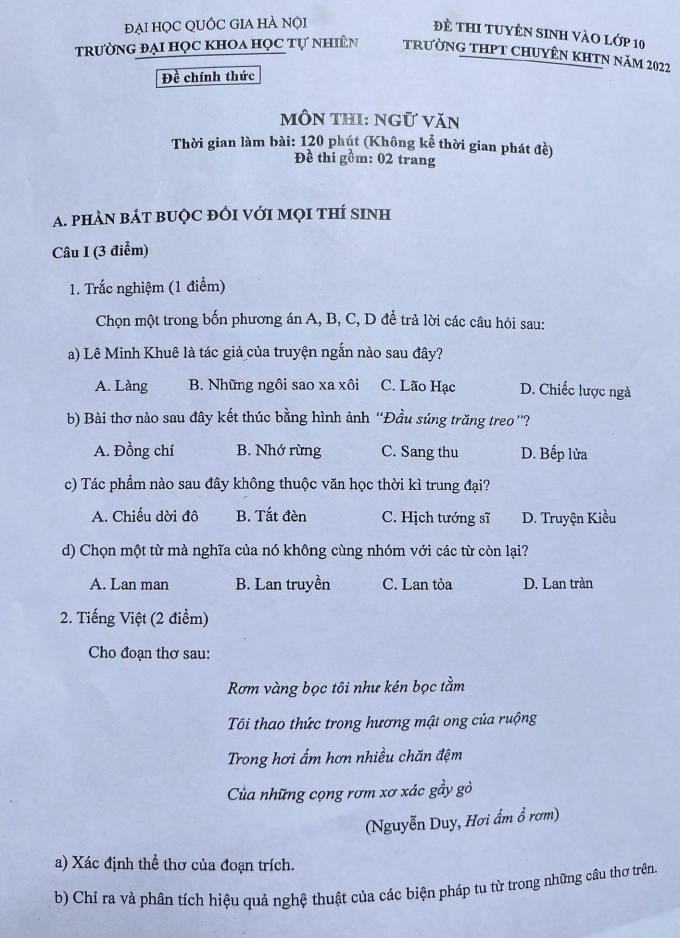
#> input picture server_pc/data/input/devan2.jpg, 680 x 938 px
$ python -i image.py   (imports and definitions only)
#> lines starting #> are read from the running program, lines starting #| are printed output that depends on the picture
import cv2
import numpy as np
from PIL import Image


def preprocess_image(image_path: str) -> str:
    """
    Preprocess image for better OCR results using OpenCV.

    Args:
        image_path: Path to the input image

    Returns:
        Path to the preprocessed image
    """
#> called with image_path = '../../server_pc/data/input/devan2.jpg'
    # Read the image
    img = cv2.imread(image_path)
#> img is the input picture: shape (938, 680, 3); mean B, G, R 217.8, 192.6, 181.1

    if img is None:
        raise ValueError(f"Could not read image from {image_path}")

    # Convert to grayscale
    gray = cv2.cvtColor(img, cv2.COLOR_BGR2GRAY)
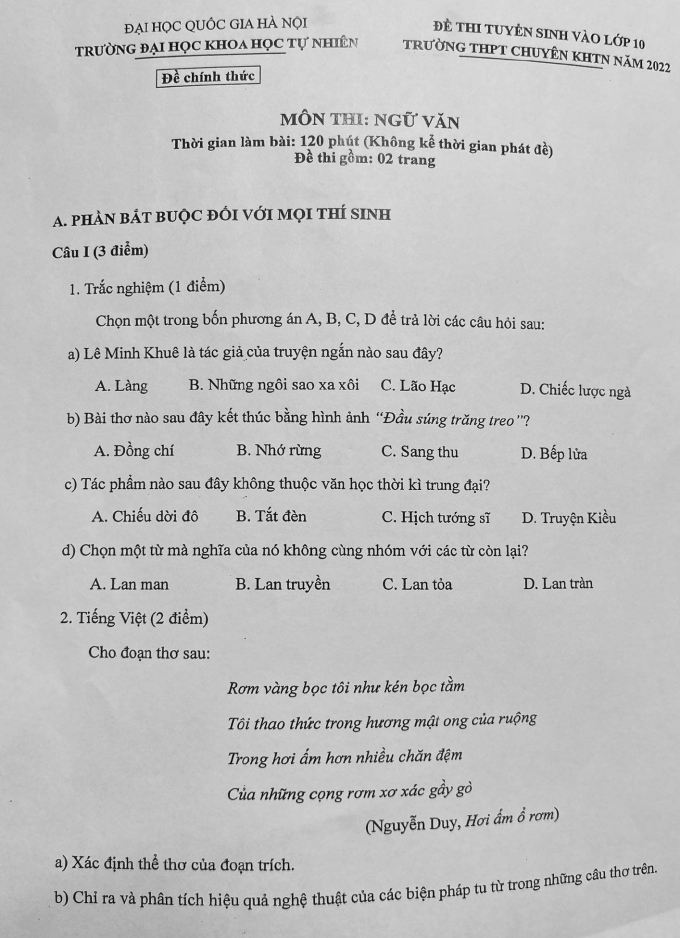
#> gray: shape (938, 680); min 6, max 245, mean 191.9

    # Apply Gaussian blur to reduce noise
    blurred = cv2.GaussianBlur(gray, (5, 5), 0)

    # Apply adaptive thresholding for better text detection
    thresh = cv2.adaptiveThreshold(
        blurred, 255, cv2.ADAPTIVE_THRESH_GAUSSIAN_C, cv2.THRESH_BINARY, 11, 2
    )
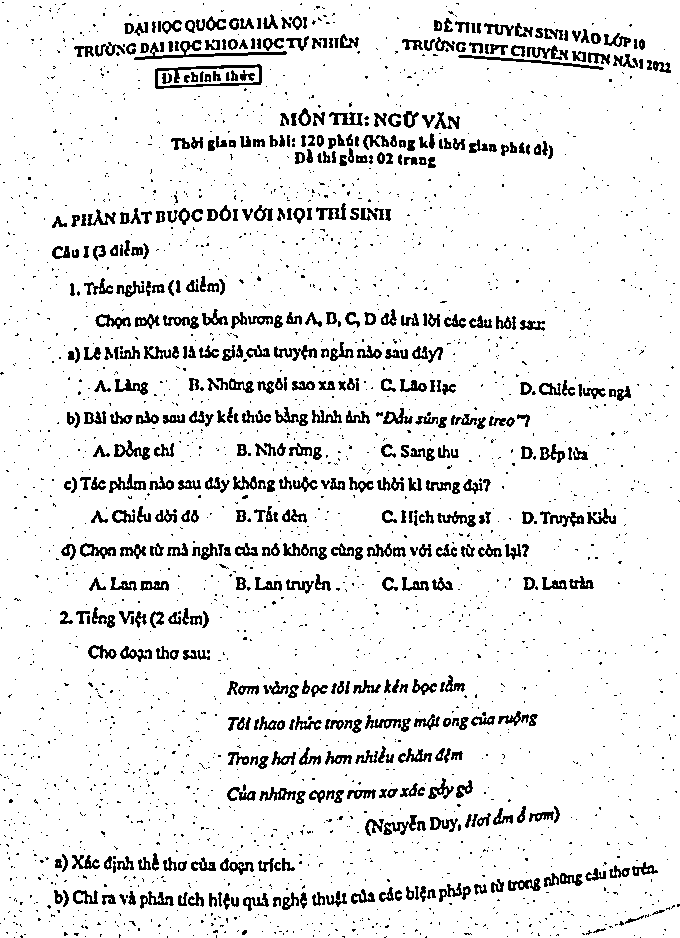
#> thresh: shape (938, 680); 91% white; black in thin lines or dots

    # Denoise
    denoised = cv2.fastNlMeansDenoising(thresh, h=10)

    # Save preprocessed image
#> (the run stopped early here; a loop or call above may not have finished)

$ run again, on server_pc/data/input/devan7.jpg
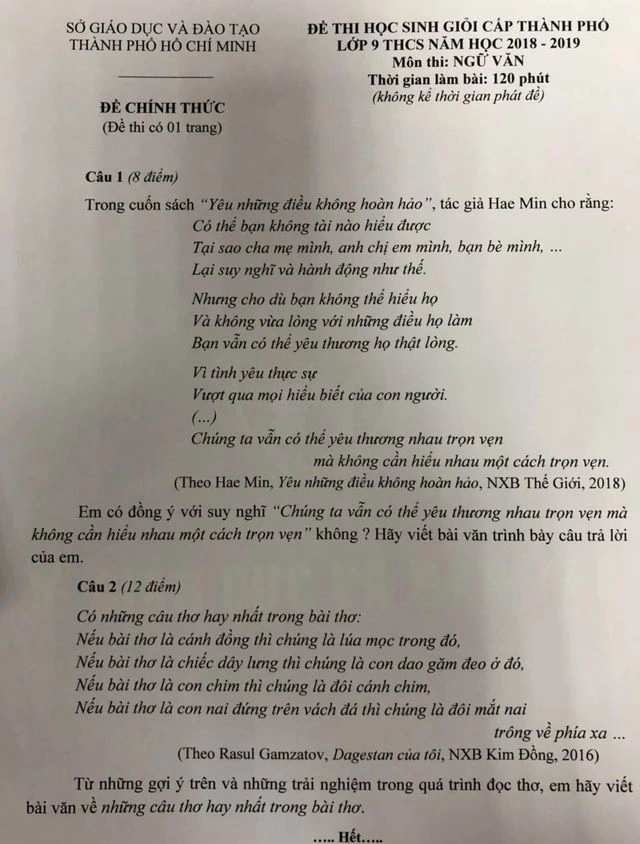
#> input picture server_pc/data/input/devan7.jpg, 640 x 844 px
#> in preprocess_image, img is the input picture: shape (844, 640, 3); mean B, G, R 149.9, 157.1, 163.1
#> in preprocess_image, `blurred = cv2.GaussianBlur(gray, (5, 5), 0)`:
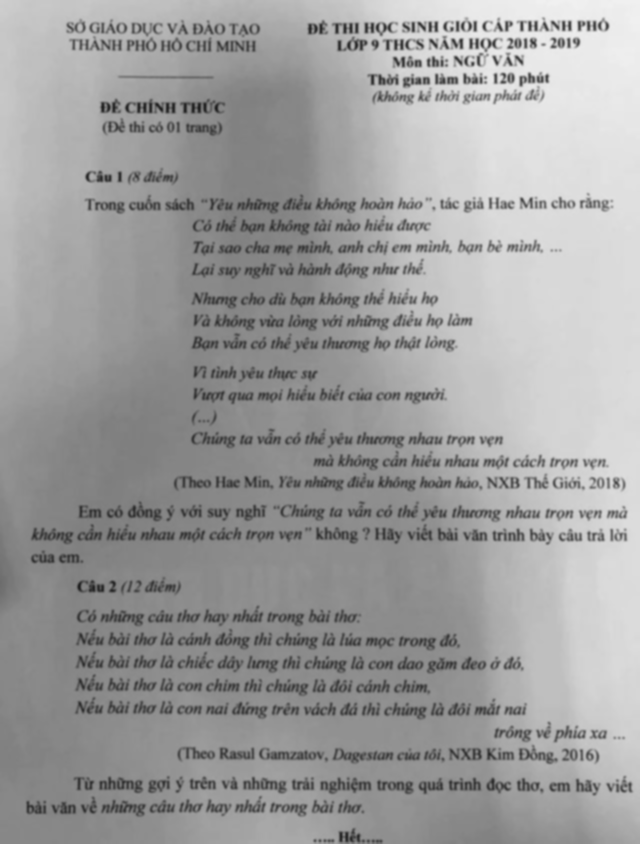
#> blurred: shape (844, 640); min 31, max 240, mean 158.1
#> in preprocess_image, `thresh = cv2.adaptiveThreshold( blurred, 255, cv2.ADAPTIVE_THRESH_GAUS..`:
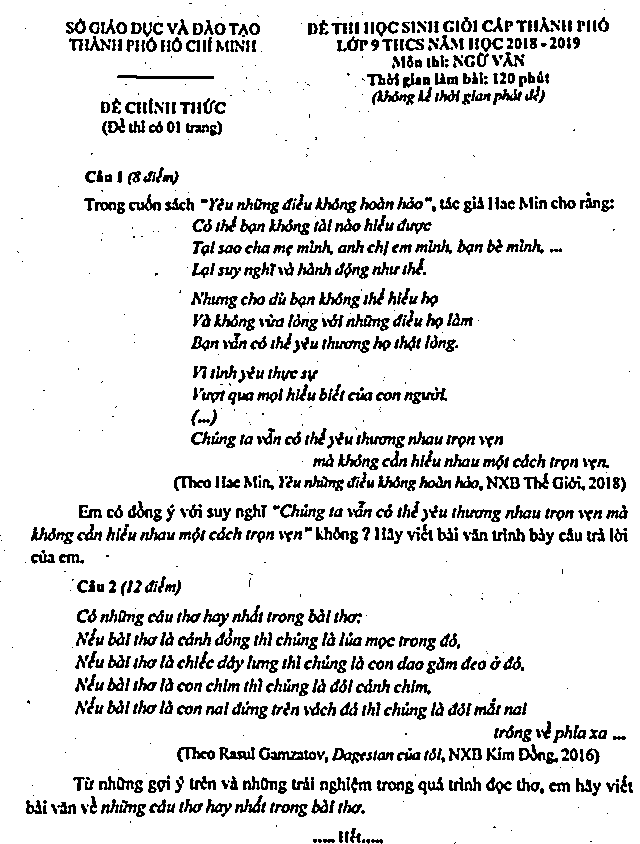
#> thresh: shape (844, 640); 88.8% white; black in thin lines or dots
